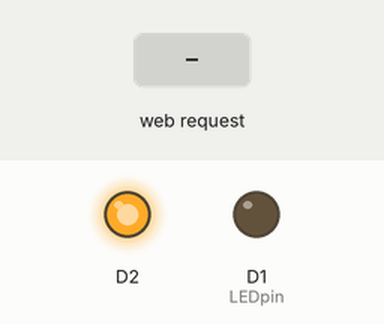
Bench run of a sketch on a simulated ESP8266 (NodeMCU). Parts: output pins drawn as LEDs (lit = HIGH). The test bench sets the inputs (shaded band). What the sketch prints to the serial monitor is not drawn.

Above: at 1.3 s.
1.4 s: HTTP request GET /on received
At 2.4 s:
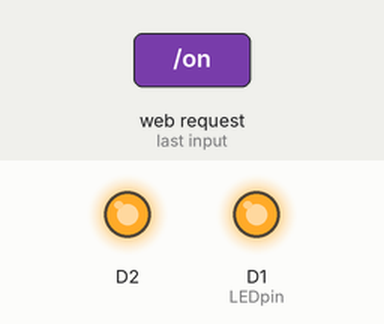
2.9 s: HTTP request GET / received
At 3.5 s:
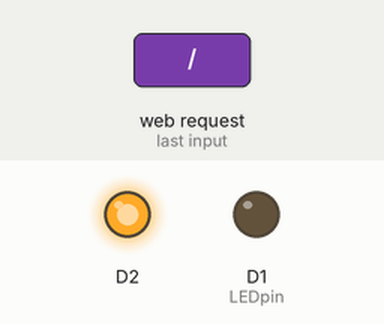
Timing chart, 0 to 5.9 s (numbered marks = the images above; inputs shaded):
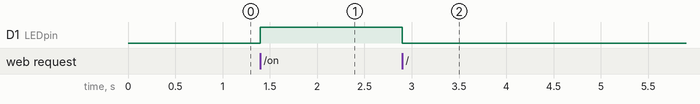

Measured:
- after the input at 1.4 s, D1 (LEDpin): LOW → HIGH at once
- after the input at 2.9 s, D1 (LEDpin): HIGH → LOW at once

The sketch:

web_server.ino
```cpp
#include <ESP8266WiFi.h>
#include <ESP8266WebServer.h>

/* Put your SSID & Password */
const char* ssid = "LOCK";  // Enter SSID here
const char* password = "12345678";  //Enter Password here

/* Put IP Address details */
IPAddress local_ip(192,168,4,1);
IPAddress gateway(192,168,4,1);
IPAddress subnet(255,255,255,0);

ESP8266WebServer server(80);

uint8_t LEDpin = D1;
bool LEDstatus = LOW;

void setup() {
  Serial.begin(9600);
  pinMode(LEDpin, OUTPUT);
  pinMode(D2, OUTPUT);
  digitalWrite(D2, HIGH);

  WiFi.softAP(ssid, password);
  WiFi.softAPConfig(local_ip, gateway, subnet);
  delay(100);

  server.on("/", handle_OnConnect);
  server.on("/on", handle_ledon);
  server.on("/off", handle_ledoff);
  server.onNotFound(handle_NotFound);

  server.begin();
  Serial.println("HTTP server started");
}
void loop() {
  server.handleClient();
  if(LEDstatus)
  digitalWrite(LEDpin, HIGH);
  else
  digitalWrite(LEDpin, LOW);
}

void handle_OnConnect() {
  LEDstatus = LOW;
  server.send(200, "text/html", SendHTML(false));
}

void handle_ledon() {
  LEDstatus = HIGH;
  server.send(200, "text/html", SendHTML(true));
}

void handle_ledoff() {
  LEDstatus = LOW;
  server.send(200, "text/html", SendHTML(false));
}

void handle_NotFound(){
  server.send(404, "text/plain", "Not found");
}

String SendHTML(uint8_t led){
  String ptr = "<!DOCTYPE html>\n";
  ptr +="<html>\n";
  ptr +="<head>\n";
  ptr +="<title>Lock Control</title>\n";
  ptr += "<meta charset=UTF-8>";
  ptr += "<meta name=viewport ptr=width=device-width>";
  ptr += "<style type=text/css>";
  ptr += "body {";
  ptr += "margin: 0px;";
  ptr += "backgound-color: #FFFFFF;";
  ptr += "font-family: helvetica, arial;";
  ptr += "font-size: 100%;";
  ptr += "color: #555555;";
  ptr += "}";
  ptr += "td {";
  ptr += "text-align: center;";
  ptr += "}";
  ptr += "span {";
  ptr += "font-family: helvetica, arial;";
  ptr += "font-size: 70%;";
  ptr += "color: #777777;";
  ptr += "}";
  ptr += "button {";
  ptr += "width: 25%;";
  ptr += "height:100%;";
  ptr += "font-family: helvetica, arial;";
  ptr += "font-size: 100%;";
  ptr += "color: #555555;";
  ptr += "background: #BFDFFF;";
  ptr += "padding: 5px 5px 5px 5px;";
  ptr += "border: none;";
  ptr += "}";
  ptr += "</style>";
  ptr +="</head>\n";
  ptr +="<body>\n";
  ptr +="<h1>E-LOCK</h1>\n";
  ptr +="<form method=\"get\">\n";
  if(led)
  ptr +="<button type=button style=background:#BFFFCF onclick=\"window.location.href='/off'\">LOCK OFF</button>\n";
  else
  ptr +="<button type=button style=background:#BFFFCF onclick=\"window.location.href='/on'\">LOCK ON</button>\n";
  ptr +="</form>\n";
  ptr +="</body>\n";
  ptr +="</html>\n";
  return ptr;
}
```
